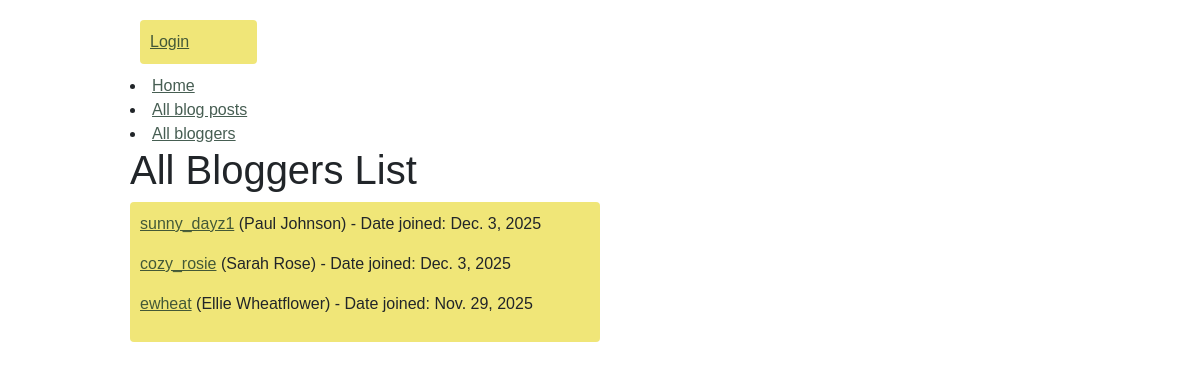
/blog/bloggers/, run on the app's committed database.
### blog/models.py (models this page shows, shortened)
class Blogger(models.Model):
    date_of_birth = models.DateField(help_text="Enter your birthday")
    city = models.CharField(max_length=30, help_text="Enter the city you live in")
    state = models.CharField(max_length=25, help_text="Enter the state you live in")
    user = models.OneToOneField(User, on_delete=models.CASCADE)
    bio = models.TextField(max_length=300, help_text="Write a little about yourself", null=True)
    first_joined = models.DateField(auto_now=True)
    class Meta:
        ordering = ['-first_joined']
    def get_absolute_url(self):
        return reverse('blogger-detail', args=[str(self.id)])

### blog/views.py (the view)
# urls.py: path('bloggers/', views.BloggerListView.as_view(), name='bloggers'),
class BloggerListView(generic.ListView):
    model=Blogger
    paginate_by=5

### blog/templates/blog/blogger_list.html
{% extends "base_generic.html" %}
{% block content %}
  <h1>All Bloggers List</h1>
  {% if blogger_list %}
    <ul class="list-section">
      {% for blogger in blogger_list %}
      <li>
        <p><a href="{{ blogger.get_absolute_url }}">{{ blogger.user.username }}</a>
        ({{ blogger.user.get_full_name }}) - Date joined: {{ blogger.first_joined }}</p>
      </li>
      {% endfor %}
    </ul>
  {% else %}
    <p>There are no bloggers yet.</p>
  {% endif %}
{% endblock %}

### static/css/styles.css (style rules this page uses)
body { width: 80%; height: 100%; margin-left: auto; margin-right: auto; background-image: url("../images/tree.jpg"); font-family:Verdana, Geneva, Tahoma, sans-serif; }
a { color: #193628; opacity: .8; margin-bottom: 8px; }
.list-section { background-color: #f0e678; border-radius: 4px; padding: 10px; list-style-type: none; max-width: 60%; }
.list-section li { margin-bottom: 5px; }

### data on the page
Blogger: user.username "sunny_dayz1", user.get_full_name "Paul Johnson", first_joined "Dec. 3, 2025"
Blogger: user.username "cozy_rosie", user.get_full_name "Sarah Rose", first_joined "Dec. 3, 2025"
Blogger: user.username "ewheat", user.get_full_name "Ellie Wheatflower", first_joined "Nov. 29, 2025"
